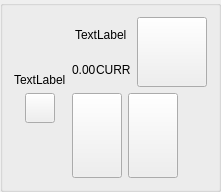
           <widget class="QGroupBox" name="player7">
            <property name="maximumSize">
             <size>
              <width>220</width>
              <height>16777215</height>
             </size>
            </property>
            <layout class="QHBoxLayout" name="horizontalLayout_17">
             <item>
              <layout class="QVBoxLayout" name="verticalLayout_34">
               <item>
                <spacer name="verticalSpacer_16">
                 <property name="orientation">
                  <enum>Qt::Vertical</enum>
                 </property>
                 <property name="sizeHint" stdset="0">
                  <size>
                   <width>20</width>
                   <height>40</height>
                  </size>
                 </property>
                </spacer>
               </item>
               <item>
                <layout class="QVBoxLayout" name="verticalLayout_35">
                 <item>
                  <layout class="QHBoxLayout" name="horizontalLayout_72">
                   <item>
                    <widget class="QLabel" name="label_49">
                     <property name="text">
                      <string>TextLabel</string>
                     </property>
                    </widget>
                   </item>
                  </layout>
                 </item>
                 <item>
                  <layout class="QHBoxLayout" name="horizontalLayout_73">
                   <item>
                    <widget class="QPushButton" name="pushButton_49">
                     <property name="minimumSize">
                      <size>
                       <width>30</width>
                       <height>30</height>
                      </size>
                     </property>
                     <property name="maximumSize">
                      <size>
                       <width>30</width>
                       <height>30</height>
                      </size>
                     </property>
                     <property name="text">
                      <string/>
                     </property>
                    </widget>
                   </item>
                  </layout>
                 </item>
                </layout>
               </item>
               <item>
                <spacer name="verticalSpacer_17">
                 <property name="orientation">
                  <enum>Qt::Vertical</enum>
                 </property>
                 <property name="sizeHint" stdset="0">
                  <size>
                   <width>20</width>
                   <height>40</height>
                  </size>
                 </property>
                </spacer>
               </item>
              </layout>
             </item>
             <item>
              <layout class="QVBoxLayout" name="verticalLayout_36">
               <item>
                <layout class="QHBoxLayout" name="horizontalLayout_38">
                 <item>
                  <layout class="QVBoxLayout" name="verticalLayout_37">
                   <property name="spacing">
                    <number>0</number>
                   </property>
                   <item>
                    <layout class="QHBoxLayout" name="horizontalLayout_39">
                     <item>
                      <spacer name="horizontalSpacer_53">
                       <property name="orientation">
                        <enum>Qt::Horizontal</enum>
                       </property>
                       <property name="sizeHint" stdset="0">
                        <size>
                         <width>40</width>
                         <height>20</height>
                        </size>
                       </property>
                      </spacer>
                     </item>
                     <item>
                      <widget class="QLabel" name="label_39">
                       <property name="text">
                        <string>TextLabel</string>
                       </property>
                      </widget>
                     </item>
                     <item>
                      <spacer name="horizontalSpacer_54">
                       <property name="orientation">
                        <enum>Qt::Horizontal</enum>
                       </property>
                       <property name="sizeHint" stdset="0">
                        <size>
                         <width>40</width>
                         <height>20</height>
                        </size>
                       </property>
                      </spacer>
                     </item>
                    </layout>
                   </item>
                   <item>
                    <layout class="QHBoxLayout" name="horizontalLayout_40">
                     <item>
                      <spacer name="horizontalSpacer_55">
                       <property name="orientation">
                        <enum>Qt::Horizontal</enum>
                       </property>
                       <property name="sizeHint" stdset="0">
                        <size>
                         <width>40</width>
                         <height>20</height>
                        </size>
                       </property>
                      </spacer>
                     </item>
                     <item>
                      <widget class="QLabel" name="label_40">
                       <property name="text">
                        <string>0.00</string>
                       </property>
                      </widget>
                     </item>
                     <item>
                      <widget class="QLabel" name="label_41">
                       <property name="text">
                        <string>CURR</string>
                       </property>
                      </widget>
                     </item>
                     <item>
                      <spacer name="horizontalSpacer_56">
                       <property name="orientation">
                        <enum>Qt::Horizontal</enum>
                       </property>
                       <property name="sizeHint" stdset="0">
                        <size>
                         <width>40</width>
                         <height>20</height>
                        </size>
                       </property>
                      </spacer>
                     </item>
                    </layout>
                   </item>
                  </layout>
                 </item>
                 <item>
                  <widget class="QPushButton" name="icon_player7">
                   <property name="minimumSize">
                    <size>
                     <width>70</width>
                     <height>70</height>
                    </size>
                   </property>
                   <property name="maximumSize">
                    <size>
                     <width>70</width>
                     <height>70</height>
                    </size>
                   </property>
                   <property name="text">
                    <string/>
                   </property>
                  </widget>
                 </item>
                </layout>
               </item>
               <item>
                <layout class="QHBoxLayout" name="horizontalLayout_21">
                 <item>
                  <widget class="QPushButton" name="pushButton_37">
                   <property name="minimumSize">
                    <size>
                     <width>50</width>
                     <height>85</height>
                    </size>
                   </property>
                   <property name="text">
                    <string/>
                   </property>
                  </widget>
                 </item>
                 <item>
                  <widget class="QPushButton" name="pushButton_38">
                   <property name="minimumSize">
                    <size>
                     <width>50</width>
                     <height>85</height>
                    </size>
                   </property>
                   <property name="text">
                    <string/>
                   </property>
                  </widget>
                 </item>
                 <item>
                  <spacer name="horizontalSpacer_57">
                   <property name="orientation">
                    <enum>Qt::Horizontal</enum>
                   </property>
                   <property name="sizeHint" stdset="0">
                    <size>
                     <width>40</width>
                     <height>20</height>
                    </size>
                   </property>
                  </spacer>
                 </item>
                </layout>
               </item>
              </layout>
             </item>
            </layout>
           </widget>
